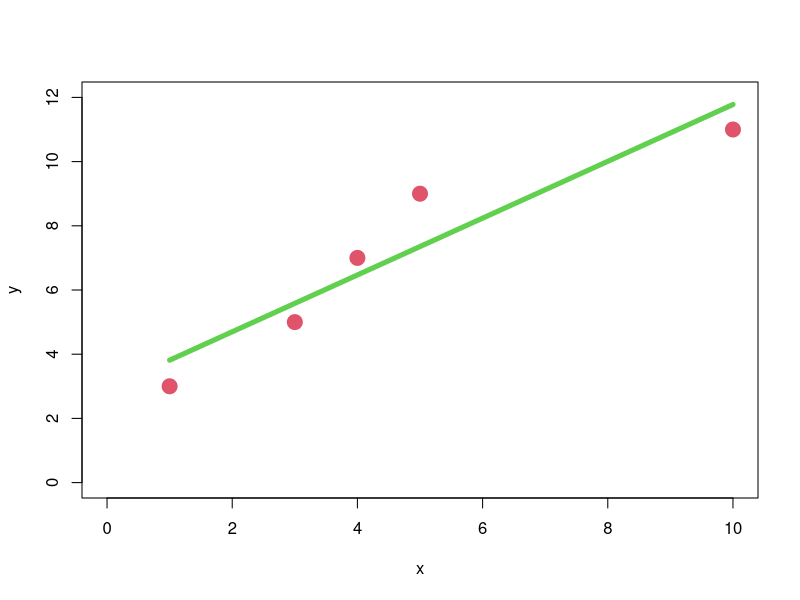

Reproduce this figure in R.
rm(list=ls(all=TRUE))

x <- c(1,3,4,5,10)
y <- c(3,5,7,9,11)

summ <- function(temp){
	s=0
	for (i in 1:length(x)) {
 		 s=s+temp[i]
	}
	return (s)
}

n <- length(x)
x_sum <- summ(x)
y_sum <- summ(y)


det <- function(a,b,c,d) {
	return (a*d-c*b)
}





a <- det(summ(x*y),y_sum,x_sum,n)/det(summ(x^2),x_sum,x_sum,n)

b <- (y_sum-a*x_sum)/n

cat(sprintf("              y %10.8f\n",b))
cat(sprintf("              x %10.8f\n",a))

line <- a*x+b
cat(sprintf("              y %10.8f\n",line ))

plot(x,y,col=2,pch=19,cex=2,xlim = c(0, 10),ylim = c(0, 12))
lines(x,line,col=3,lwd=5)